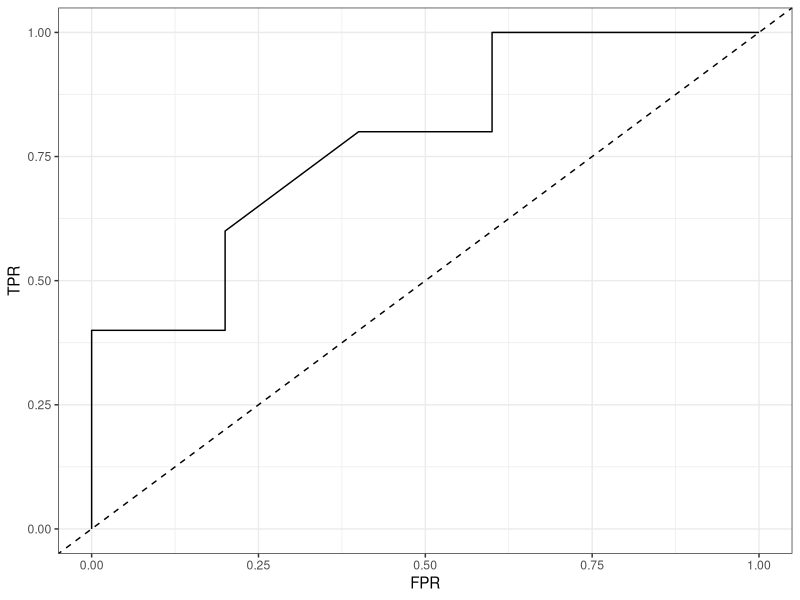
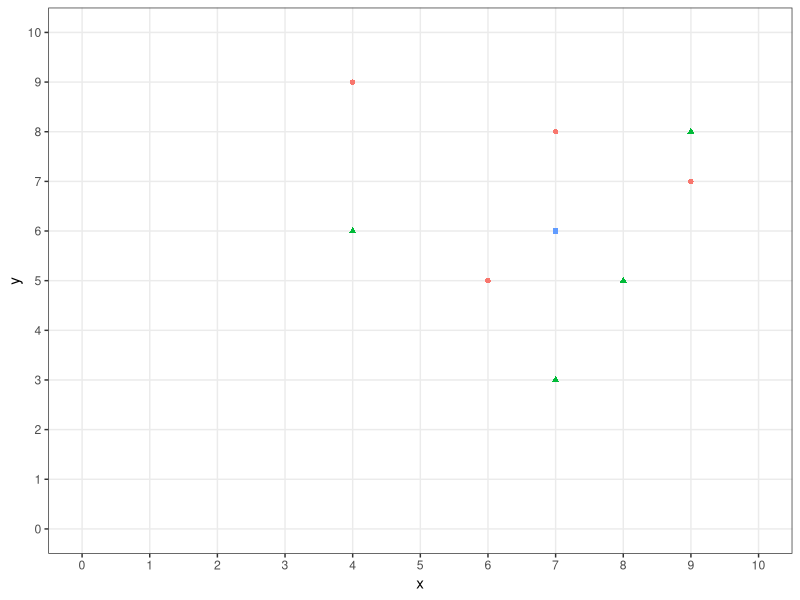
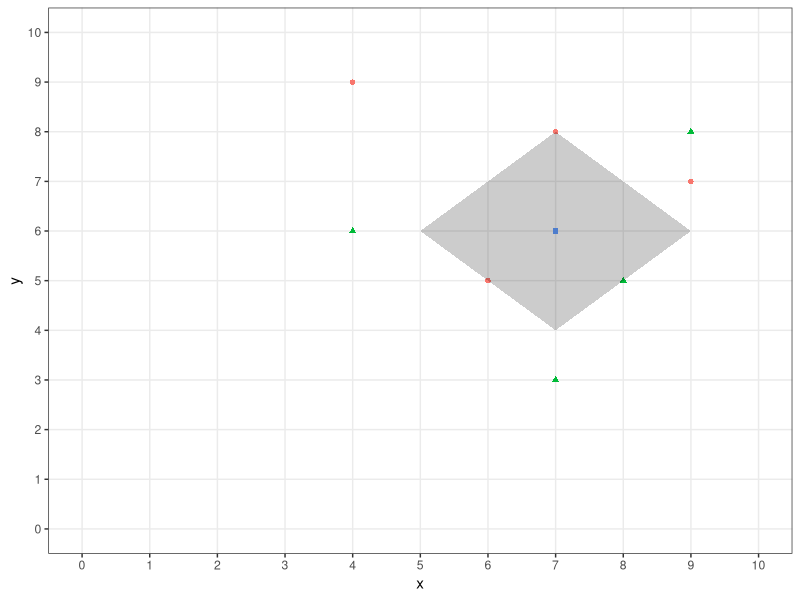
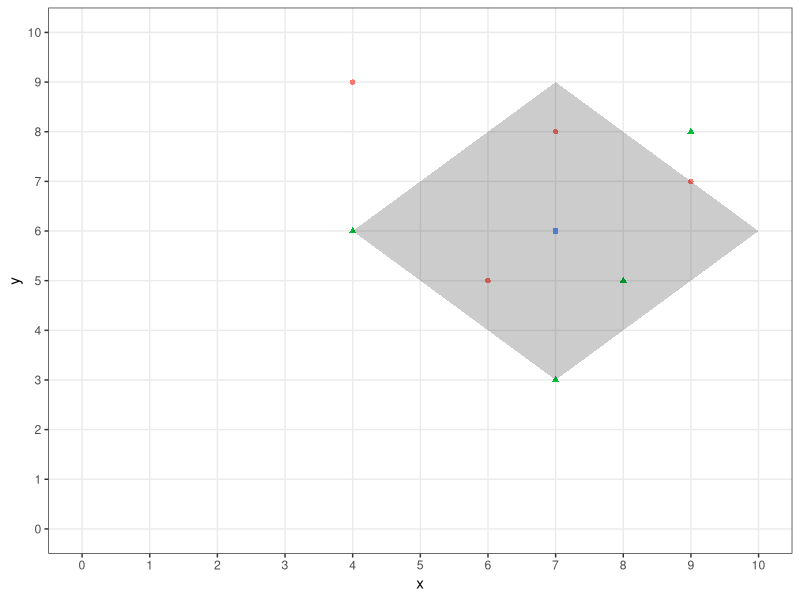
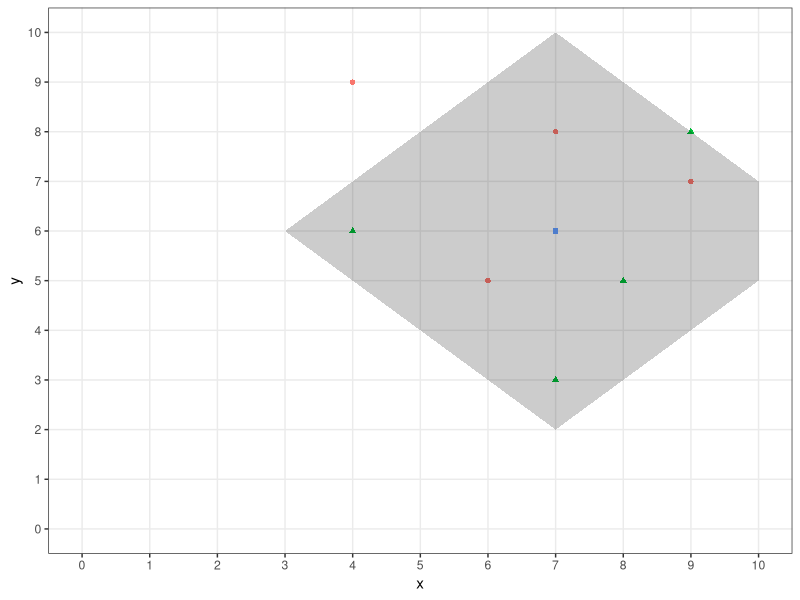

Generate these figures, in order, with R:
## ---- chunk 1
library(ggplot2)
roc_data <- data.frame(
  TPR = c(0, 0.2, 0.4, 0.4, 0.6, 0.8, 0.8, 1, 1, 1),
  FPR = c(0, 0, 0, 0.2, 0.2, 0.4, 0.6, 0.6, 0.8, 1)) 

ggplot(roc_data, aes(x = FPR, y = TPR)) + geom_line() + 
  geom_abline(slope = 1, intercept = 0, linetype = 'dashed') +
  theme_bw()
## ---- chunk 2
x <- c(4, 7, 9, 4, 6, 7, 9, 7, 8)
y <- c(6, 3, 8, 9, 5, 8, 7, 6, 5)
z <- as.factor(c(1, 1, 1, 0, 0, 0, 0, 2, 1))

d3 = c(5, 7, 9, 7)
v3 = c(6 , 8, 6, 4)

d5 = c(4, 7, 10, 7)
v5 = c(6, 9, 6, 3)

d7 = c(3, 7, 10, 10, 7)
v7 = c(6, 10, 7, 5, 2)

library(ggplot2)
qplot(x, y, shape = z, col = z) + 
theme_bw() +
theme(legend.position="none") +
scale_x_continuous(
  minor_breaks = seq(0, 10, by = 1),
  breaks = seq(0, 10, by = 1), 
  limits = c(0, 10)) +
scale_y_continuous(
  minor_breaks = seq(0, 10, by = 1), 
  breaks = seq(0, 10, by = 1),
  limits = c(0, 10))
## ---- chunk 3
x <- c(4, 7, 9, 4, 6, 7, 9, 7, 8)
y <- c(6, 3, 8, 9, 5, 8, 7, 6, 5)
z <- as.factor(c(1, 1, 1, 0, 0, 0, 0, 2, 1))

d3 = c(5, 7, 9, 7)
v3 = c(6 , 8, 6, 4)

d5 = c(4, 7, 10, 7)
v5 = c(6, 9, 6, 3)

d7 = c(3, 7, 10, 10, 7)
v7 = c(6, 10, 7, 5, 2)

library(ggplot2)
qplot(x, y, shape = z, col = z) + 
  theme_bw() +
  theme(legend.position="none") +
  scale_x_continuous(
    minor_breaks = seq(0, 10, by = 1),
    breaks = seq(0, 10, by = 1), 
    limits = c(0, 10)) +
  scale_y_continuous(
    minor_breaks = seq(0, 10, by = 1), 
    breaks = seq(0, 10, by = 1),
    limits = c(0, 10)) +
  annotate("polygon", x = d3, y = v3, alpha = 0.2, fill = "black")
## ---- chunk 4
qplot(x, y, shape = z, col = z) + 
  theme_bw() +
  theme(legend.position="none") +
  scale_x_continuous(
    minor_breaks = seq(0, 10, by = 1),
    breaks = seq(0, 10, by = 1), 
    limits = c(0, 10)) +
  scale_y_continuous(
    minor_breaks = seq(0, 10, by = 1), 
    breaks = seq(0, 10, by = 1),
    limits = c(0, 10)) +
  annotate("polygon", x = d5, y = v5, alpha = 0.2, fill = "black")
## ---- chunk 5
qplot(x, y, shape = z, col = z) + 
  theme_bw() +
  theme(legend.position="none") +
  scale_x_continuous(
    minor_breaks = seq(0, 10, by = 1),
    breaks = seq(0, 10, by = 1), 
    limits = c(0, 10)) +
  scale_y_continuous(
    minor_breaks = seq(0, 10, by = 1), 
    breaks = seq(0, 10, by = 1),
    limits = c(0, 10)) +
  annotate("polygon", x = d7, y = v7, alpha = 0.2, fill = "black")
